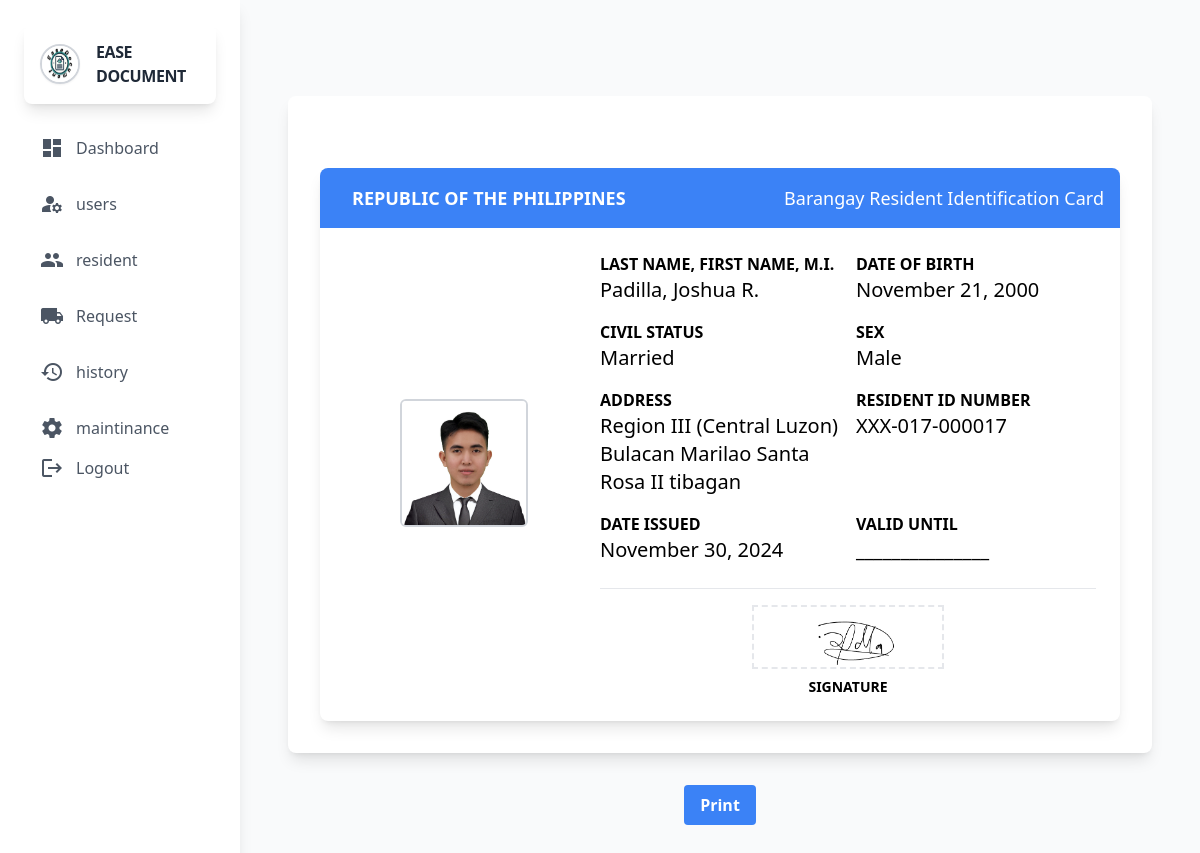
Page /admin/view_orders.php?cr_id=13 (signed in) on the committed database.
### tables this page shows
CREATE TABLE `centralize_request` (
  `cr_id` int(11) NOT NULL,
  `cr_code` varchar(60) NOT NULL,
  `cr_1X1_pic` varchar(255) DEFAULT NULL,
  `cr_Signature` varchar(255) DEFAULT NULL,
  `cr_purpose` text NOT NULL,
  `cr_price` decimal(10,2) NOT NULL,
  `cr_shipping_fee` decimal(10,3) NOT NULL,
  `cr_total` decimal(10,3) NOT NULL,
  `cr_address` varchar(255) NOT NULL,
  `cr_payment` varchar(60) NOT NULL,
  `cr_validId` varchar(255) NOT NULL,
  `cr_proofResidency` varchar(255) DEFAULT NULL,
  `cr_r_id` int(11) NOT NULL,
  `cr_formtype` varchar(60) NOT NULL,
  `cr_request_date` timestamp NOT NULL DEFAULT current_timestamp() ON UPDATE current_timestamp(),
  `cr_status` varchar(60) NOT NULL DEFAULT 'Pending'
);

CREATE TABLE `resident` (
  `r_id` int(11) NOT NULL,
  `r_fname` varchar(60) NOT NULL,
  `r_mname` varchar(60) DEFAULT NULL,
  `r_lname` varchar(60) NOT NULL,
  `r_profile` varchar(255) NOT NULL,
  `r_valid_ids` varchar(255) NOT NULL,
  `r_suffix` varchar(20) DEFAULT NULL,
  `r_gender` varchar(20) NOT NULL,
  `r_civil_status` varchar(20) NOT NULL,
  `r_citizenship` varchar(20) NOT NULL,
  `r_bday` date NOT NULL,
  `r_street` varchar(60) NOT NULL,
  `r_region` varchar(60) NOT NULL,
  `r_province` varchar(60) NOT NULL,
  `r_municipality` varchar(60) NOT NULL,
  `r_barangay` varchar(60) NOT NULL,
  `r_contact_number` varchar(60) NOT NULL,
  `r_email` varchar(60) NOT NULL,
  `r_password` varchar(255) NOT NULL,
  `r_status` int(10) NOT NULL DEFAULT 1 COMMENT '0=archive,1=Verified,2=NotVerified',
  `r_howlong_living` varchar(60) DEFAULT NULL
);

### admin/backend/db.php (called while the page is built, shortened)
<?php
class db_connect
{
    public $host = db_host;
    public $user = db_user;
    public $pass = db_pass;
    public $name = db_name;
    public function connect()
    {
        try {
            $this->conn = new mysqli($this->host, $this->user, $this->pass, $this->name);
        } catch (\Throwable $th) {
            header("Location:setup.php");
        }
    }
}

### admin/backend/class.php (called while the page is built, shortened)
<?php
include ('db.php');
class global_class extends db_connect
{
    public function viewOrderDetails($cr_id)
    {
        $query = "SELECT * FROM centralize_request
                  LEFT JOIN resident ON resident.r_id = centralize_request.cr_r_id
                  where cr_id = '$cr_id'
                  ORDER BY centralize_request.cr_request_date DESC
                  ";
        $result = $this->conn->query($query);
        if ($result->num_rows > 0) {
            $order = [];
            while ($row = $result->fetch_assoc()) {
                $order[] = $row;
            }
            return $order;
        } else {
            return false;
        }
    }
}
?>

### admin/backend/end-points/barangay_id.php (the view)
<div id="printableArea" class="max-w-4xl mx-auto bg-white p-8 mt-12 shadow-lg rounded-lg">
<div class="max-w-4xl mx-auto bg-white shadow-lg rounded-lg overflow-hidden mt-10">
    <div class="bg-blue-500 text-white p-4 flex justify-between items-center">
        <div class="flex items-center">
            <span class="ml-4 text-lg font-bold">REPUBLIC OF THE PHILIPPINES</span>
        </div>
        <span class="text-lg">Barangay Resident Identification Card</span>
    </div>
    <div class="p-6 grid grid-cols-3 gap-4">
        <div class="col-span-1 flex justify-center items-center -mt-6">
            <div class="w-32 h-32 border-2 border-gray-300 rounded-md overflow-hidden">
                <img src="../upload_id/<?=$cr_1X1_pic?>" alt="Resident Photo" class="w-full h-full object-cover">
            </div>
        </div>
        <div class="col-span-2">
            <div class="grid grid-cols-2 gap-x-4">
                <div>
                    <p><strong>LAST NAME, FIRST NAME, M.I.</strong></p>
                    <p class="text-xl"><?=$order['r_lname'];?>, <?=$order['r_fname'];?> <?=$order['r_mname'][0];?>.</p>
                </div>
                <div>
                    <p><strong>DATE OF BIRTH</strong></p>
                    <p class="text-xl"><?=$formatted_birthday?></p>
                </div>
            </div>
            <div class="grid grid-cols-2 gap-x-4 mt-4">
                <div>
                    <p><strong>CIVIL STATUS</strong></p>
                    <p class="text-xl"><?=$order['r_civil_status']?></p>
                </div>
                <div>
                    <p><strong>SEX</strong></p>
                    <p class="text-xl"><?=$order['r_gender']?></p>
                </div>
            </div>
            <div class="grid grid-cols-2 gap-x-4 mt-4">
                <div>
                    <p><strong>ADDRESS</strong></p>
                    <p class="text-xl"><?=$address?></p>
                </div>
                <div>
                    <p><strong>RESIDENT ID NUMBER</strong></p>
                    <p class="text-xl">XXX-0<?=$r_id?>-0000<?=$r_id?></p>
                </div>
            </div>
            <div class="grid grid-cols-2 gap-x-4 mt-4">
                <div>
                    <p><strong>DATE ISSUED</strong></p>
                    <p class="text-xl"><?=$formattedDate?></p>
                </div>
                <div>
                    <p><strong>VALID UNTIL</strong></p>
                    <p class="text-xl">_______________</p>
                </div>
            </div>
            <div class="mt-6 border-t pt-4 text-center">
                <div class="w-48 h-16 mx-auto border-2 border-dashed overflow-hidden">
                    <img src="../upload_id/<?=$cr_Signature?>" alt="Resident Signature" class="w-full h-full object-contain">
                </div>
                <p class="mt-2 text-sm font-semibold">SIGNATURE</p>
            </div>
        </div>
    </div>
</div>
</div>

### admin/view_orders.php (shortened to what this page needs)
<?php
include "components/header.php";
$dateToday = new DateTime();
$formattedDate = $dateToday->format('F j, Y');
$cr_id=$_GET['cr_id'];
$GetAllOrders = $db->viewOrderDetails($cr_id,$user_id);
foreach ($GetAllOrders as $order):
    $r_id =$order['r_id'];
    $birthday = $order['r_bday'];
    $cr_1X1_pic = $order['cr_1X1_pic'];
    $cr_Signature = $order['cr_Signature'];
    $address = $order['r_region'] . ' ' . $order['r_province'] . ' ' . $order['r_municipality'] . ' ' . $order['r_barangay'] . ' ' . $order['r_street'];
    $date = new DateTime($birthday);
    $formatted_birthday = $date->format('F j, Y');
    if($order['cr_formtype']=="Barangay Clearance"){
        include "backend/end-points/barangay_clearance.php";
    }else if($order['cr_formtype']=="Barangay Indigency"){
        include "backend/end-points/barangay_indigency.php";
    }else if($order['cr_formtype']=="Barangay ID"){
        include "backend/end-points/barangay_id.php";
    }else if($order['cr_formtype']=="Barangay Residency"){
        include "backend/end-points/barangay_residency.php";
    }
endforeach;
?>
<div class="text-center mt-8">
    <button id="printButton" class="bg-blue-500 hover:bg-blue-700 text-white font-bold py-2 px-4 rounded">
      Print
    </button>
</div>
<?php
include "components/footer.php";
?>

### rows in the picture
centralize_request: cr_1X1_pic (picture), cr_r.r_lname "Padilla", cr_r.r_fname "Joshua", cr_r.r_mname "R", cr_r.r_bday "November 21, 2000", cr_r.r_civil_status "Married", cr_r.r_gender "Male", cr_r.r_street "Region III (Central Luzon) Bulacan Marilao Santa Rosa II tibagan", cr_r.r_id "17", cr_Signature (picture)
